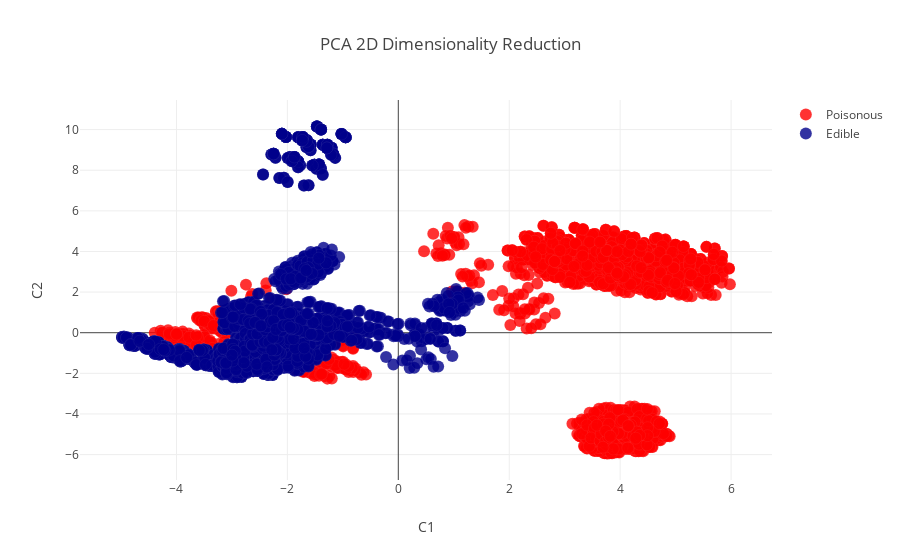

Notebook code for this chart:
### Code cell
complete_test_2D(X_pca, Y, 'PCA')

### Figure 1 — Plotly figure (JSON) as saved in the notebook; plotly's stock layout.template omitted (floating-point values rounded to 4 significant figures; data arrays with more than 128 entries replaced by an {"elided": "..."} marker saying what was removed)
{"data": [{"marker": {"color": "red", "line": {"color": "rgba(217, 217, 217, 0.14)", "width": 0.5}, "opacity": 0.8, "size": 12}, "mode": "markers", "name": "Poisonous", "type": "scatter", "uid": "aae3bc66-629b-45e6-9f94-2c5c7578d87e", "x": {"elided": "3916 float values"}, "y": {"elided": "3916 float values"}}, {"marker": {"color": "darkblue", "line": {"color": "rgba(217, 217, 217, 0.14)", "width": 0.5}, "opacity": 0.8, "size": 12}, "mode": "markers", "name": "Edible", "type": "scatter", "uid": "ed30ccb6-12bc-4d68-8145-90a36d0a4371", "x": {"elided": "4208 float values"}, "y": {"elided": "4208 float values"}}], "layout": {"title": {"text": "PCA 2D Dimensionality Reduction"}, "xaxis": {"showline": false, "title": {"text": "C1"}}, "yaxis": {"showline": false, "title": {"text": "C2"}}}}
